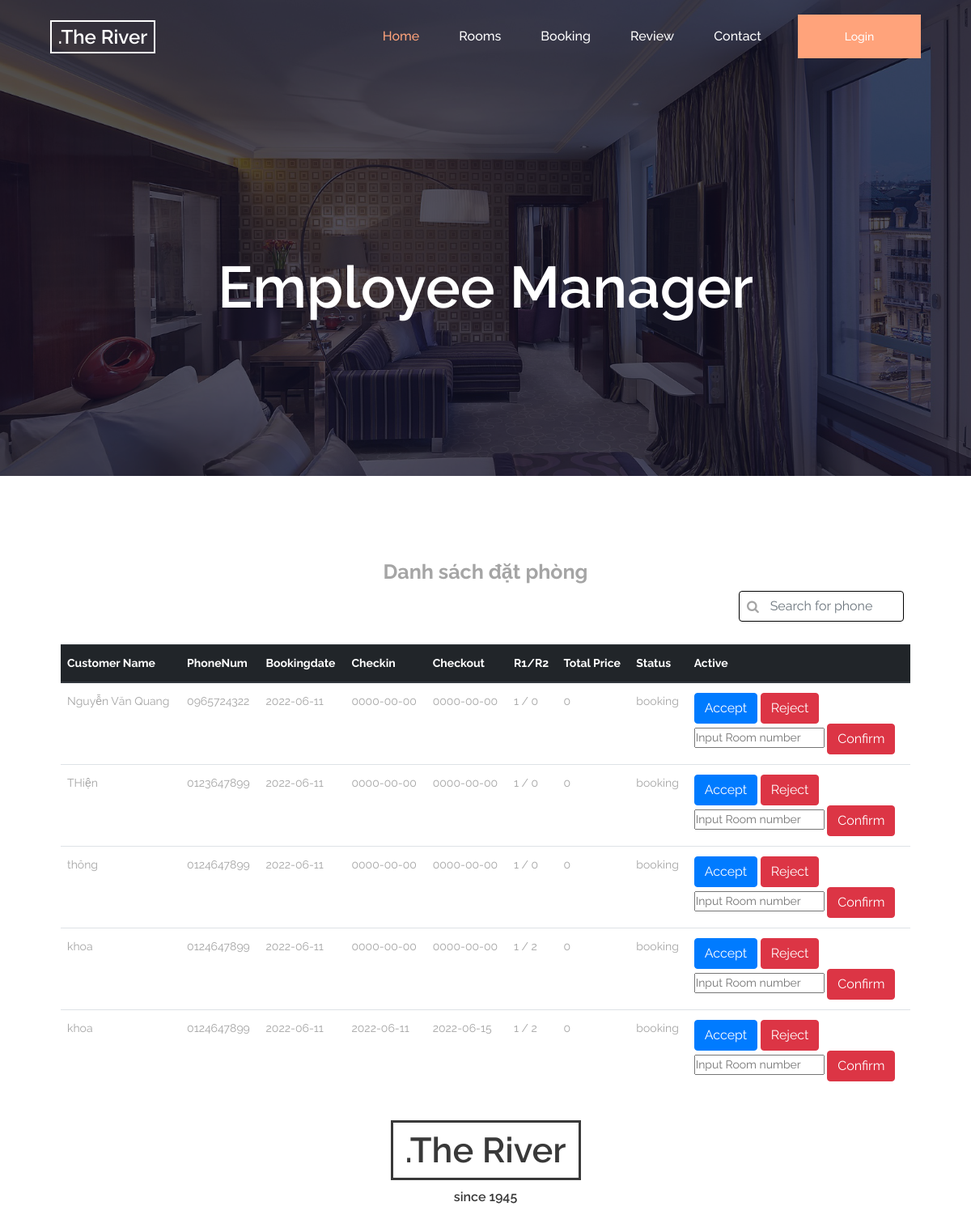
The app's page /Views/employee.php, older data.
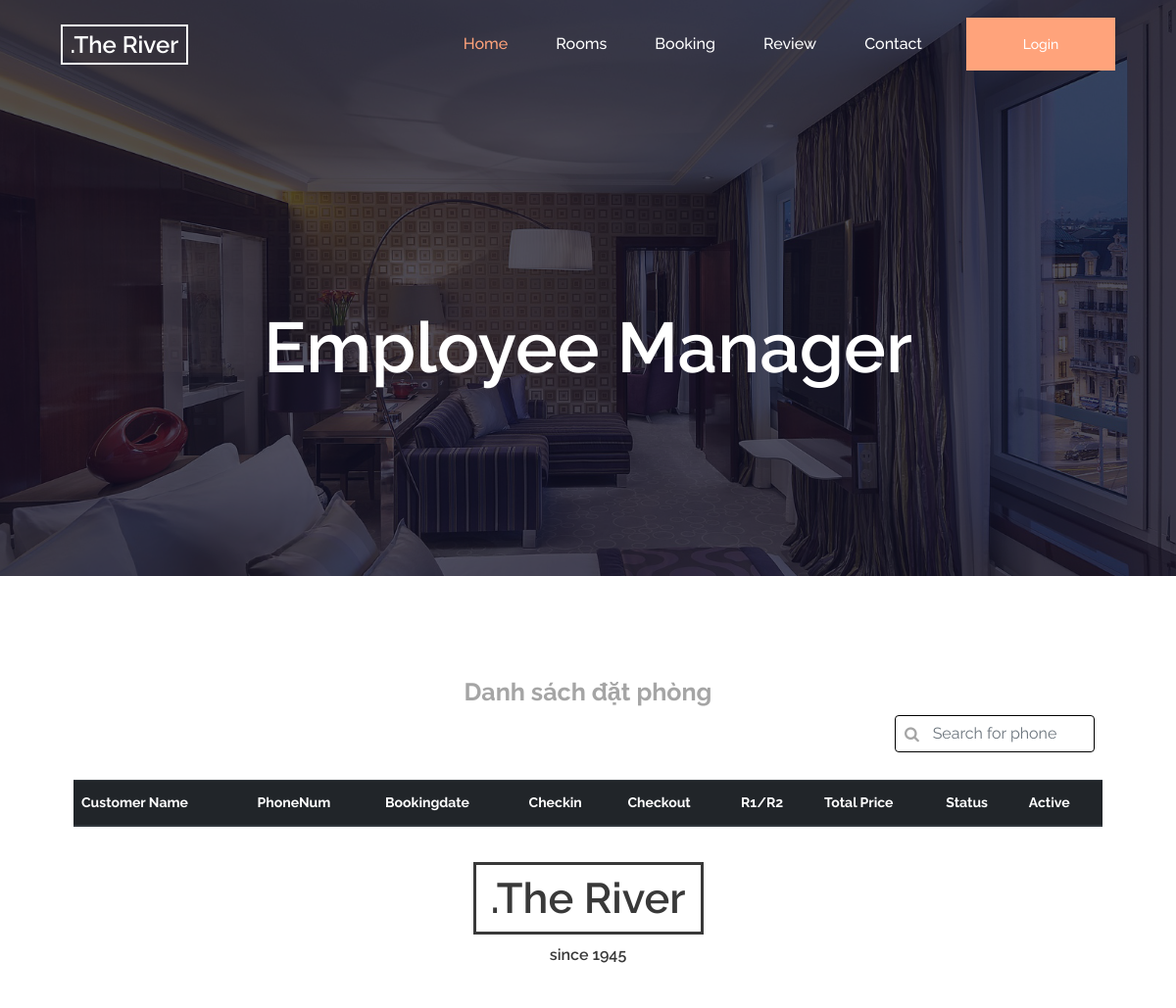
The same page, newer data.
### tables this page shows
CREATE TABLE `booking` (
  `booking_id` int(8) NOT NULL,
  `customer_name` varchar(50) NOT NULL,
  `customer_idCard` varchar(12) NOT NULL,
  `customer_phone` varchar(11) NOT NULL,
  `numRoom1` int(2) NOT NULL DEFAULT 0,
  `numRoom2` int(2) NOT NULL DEFAULT 0,
  `booking_date` date NOT NULL DEFAULT current_timestamp(),
  `checkin_date` date NOT NULL,
  `checkout_date` date NOT NULL,
  `total_price` varchar(12) NOT NULL,
  `status` varchar(50) NOT NULL DEFAULT 'booking'
);

### Controller/bookingController.php (called while the page is built, shortened)
<?php
    require '../Model/bookingModel.php';
    require_once '../Database/config.php';
    $objConfig = new config();
    $booking = new bookingModel($objConfig);
    $bookingList = $booking->getAllBooking();
    $bookingList = $bookingList->fetch_all(MYSQLI_ASSOC);
?>

### Database/config.php (called while the page is built)
<?php
class config{
    function __construct()
    {
        $this->db_host = 'localhost';
        $this->db_user = 'root';
        $this->db_pass = '';
        $this->db_name = 'hotel';
    }
}

### Model/hotelModel.php (called while the page is built, shortened)
<?php
    abstract class hotelModel{
        function __construct($configSetup)
        {
            $this->host = $configSetup->db_host;
            $this->user = $configSetup->db_user;
            $this->pass = $configSetup->db_pass;
            $this->db = $configSetup->db_name;
        }
        public function open_db(){
            $this->conn = new mysqli($this->host, $this->user, $this->pass, $this->db);
        }
    }
?>

### Model/bookingModel.php (called while the page is built, shortened)
<?php
    require 'hotelModel.php';
    class bookingModel extends hotelModel{
        public function getAllBooking(){
            $sql = "SELECT * FROM booking";
            $result = $this->conn->query($sql);
            return $result;
        }
    }
?>

### Views/employee.php (the view, shortened to what this page needs)
<?php
    require '../Controller/bookingController.php';
?>
<!DOCTYPE html>
<html lang="en">
<head>
    <link rel="stylesheet" href="https://maxcdn.bootstrapcdn.com/bootstrap/4.0.0/css/bootstrap.min.css">
    <link rel="stylesheet" href="https://cdnjs.cloudflare.com/ajax/libs/font-awesome/4.7.0/css/font-awesome.min.css">
    <link rel="stylesheet" href="https://cdnjs.cloudflare.com/ajax/libs/bootstrap-datetimepicker/4.17.47/css/bootstrap-datetimepicker.min.css">
    <link rel="stylesheet" href="https://cdnjs.cloudflare.com/ajax/libs/bootstrap-select/1.12.4/css/bootstrap-select.min.css">
    <link rel="stylesheet" href="https://cdnjs.cloudflare.com/ajax/libs/jqueryui/1.12.1/jquery-ui.min.css">
    <link rel="stylesheet" href="https://cdnjs.cloudflare.com/ajax/libs/fullcalendar/3.9.0/fullcalendar.min.css">
    <link rel="stylesheet" type="text/css" href="./styles/bootstrap-4.1.2/bootstrap.min.css">
    <link href="./plugins/font-awesome-4.7.0/css/font-awesome.min.css" rel="stylesheet" type="text/css">
    <link rel="stylesheet" type="text/css" href="./plugins/OwlCarousel2-2.3.4/owl.carousel.css">
    <link rel="stylesheet" type="text/css" href="./plugins/OwlCarousel2-2.3.4/owl.theme.default.css">
    <link rel="stylesheet" type="text/css" href="./plugins/OwlCarousel2-2.3.4/animate.css">
    <link href="./plugins/jquery-datepicker/jquery-ui.css" rel="stylesheet" type="text/css">
    <link href="./plugins/colorbox/colorbox.css" rel="stylesheet" type="text/css">
    <link rel="stylesheet" type="text/css" href="styles/booking.css">
    <link rel="stylesheet" type="text/css" href="styles/booking_responsive.css">
    <link rel ="stylesheet" href="Libs/CSS/employee.css">
</head>
<body>
<?php include 'header2.php'; ?>
    <div class="home">
		<div class="background_image" style="background-image:url(./images/booking.jpg)"></div>
		<div class="home_container">
			<div class="container">
				<div class="row">
					<div class="col">
						<div class="home_content text-center">
							<div class="home_title">Employee Manager</div>
						</div>
					</div>
				</div>
			</div>
		</div>
	</div>
    <div class="container employee-con" style="margin-top: 100px;">
        <div id="bookingList" >
            <div class="title text-center mb-1">Danh sách đặt phòng</div>
            <div class="form-inline">
                <i class="fa fa-search icon"> </i>
                <input type="text" class="form-control mb-2 mr-sm-2" name="search-phone" id="search-phone" onkeyup="show_search_result()" placeholder="Search for phone">
            </div>
            <table class="table table-hover" id="main-table">
            <thead class="thead-dark">
            <tr>
                <th>Customer Name</th>
                <th>PhoneNum</th>
                <th>Bookingdate</th>
                <th>Checkin</th>
                <th>Checkout</th>
                <th>R1/R2</th>
                <th>Total Price</th>
                <th>Status</th>
                <th>Active</th>
            </tr>
            </thead>
            <tbody>
            <?php foreach ($bookingList as $booking) { ?>
                <tr>
                    <td><?php echo $booking['customer_name']; ?></td>
                    <td><?php echo $booking['customer_phone']; ?></td>
                    <td><?php echo $booking['booking_date']; ?></td>
                    <td><?php echo $booking['checkin_date']; ?></td>
                    <td><?php echo $booking['checkout_date']; ?></td>
                    <td><?php echo $booking['numRoom1'] . ' / ' . $booking['numRoom2']; ?></td>
                    <td><?php echo $booking['total_price']; ?></td>
                    <td><?php echo $booking['status']; ?></td>
                    <td>
                        <form action="#" method="POST">
                            <button name="accept" type="submit" class="btn btn-primary accept" data-id="<?php echo $booking['booking_id']; ?>">Accept</button>
                            <button name="demis"  type="submit" class="btn btn-danger demis" data-id="<?php echo $booking['booking_id']; ?>">Reject </button>
                            <br>
                            <input type="text" name="roomNum" placeholder="Input Room number">
                            <button name="addConfirm"  type="submit" class="btn btn-danger addConfirm" data-id="<?php echo $booking['booking_id']; ?>">Confirm</button>
                        </form>
                    </td>
                </tr>
            <?php } ?>
            </tbody>
            </table>
        </div>
<?php include 'footer2.php'; ?>
</body>
</html>

### Views/header2.php (shortened to what this page needs)
<header class="header">
	<div class="header_content d-flex flex-row align-items-center justify-content-start">
		<div class="logo"><a href="#">.The River</a></div>
		<div class="ml-auto d-flex flex-row align-items-center justify-content-start">
			<nav class="main_nav">
				<ul class="d-flex flex-row align-items-start justify-content-start">
					<li class="active"><a href="index.php">Home</a></li>
					<li><a href="room.php">Rooms</a></li>
					<li><a href="booking.php">Booking</a></li>
					<li><a href="index.php#review">Review</a></li>
					<li><a href="#contact">Contact</a></li>
				</ul>
			</nav>
			<?php if (isset($_SESSION['userName'])) { ?>
				<div class="dropdown">
					<button class="book_button dropdown-toggle" type="button" id="dropdownMenuButton" data-toggle="dropdown" aria-haspopup="true" aria-expanded="false">
						<?php echo $_SESSION['userName'] ;?>
					</button>
					<div class="dropdown-menu" aria-labelledby="dropdownMenuButton">
						<?php if ($_SESSION['role'] == 'admin') echo
						'<a class="dropdown-item" id="admin-manager" href="../Views/admin.php">Admin Manager</a>'
						?>
						<?php if ($_SESSION['role'] == 'employee') echo
						'<a class="dropdown-item" id="booking" onclick="booking()" href="../Views/employee.php#bookingList">Booking List</a>
						<a class="dropdown-item" id="confirm" onclick="confirm()" href="../Views/employee.php#confirmBooking">Confirm Booking</a>'
						?>
						<?php if ($_SESSION['role'] == 'customer') echo
						'<a class="dropdown-item" id="my-booking" href="../Views/booking.php">My Booking</a>'
						?>
					</div>
				</div>
				<form action="" method="POST" >
						<button name="logoutBtn" class="book_button" type="submit">Log Out</button>
				</form>
			<?php } else { ?>
				<div class="book_button"><a href="login.php">Login</a></div>
			<?php } ?>
		</div>
	</div>
</header>

### Views/footer2.php
<footer class="footer" style="padding-top: 20px;">
	<div class="footer_content">
		<div class="container">
			<div class="row">
				<div class="col">
					<div class="footer_logo_container text-center">
						<div class="footer_logo">
							<a href="#"></a>
							<div>.The River</div>
							<div>since 1945</div>
							<br>
						</div>
					</div>
				</div>
			</div>
		</div>
	</div>
</footer>

### Views/styles/booking.css (style rules this page uses)
* { margin: 0; padding: 0; -webkit-font-smoothing: antialiased; -webkit-text-shadow: rgba(0,0,0,.01) 0 0 1px; text-shadow: rgba(0,0,0,.01) 0 0 1px; }
body { font-family: 'Raleway', sans-serif; font-size: 14px; font-weight: 400; background: #FFFFFF; color: #a5a5a5; }
div { display: block; position: relative; -webkit-box-sizing: border-box; -moz-box-sizing: border-box; box-sizing: border-box; }
ul { list-style: none; margin-bottom: 0px; }
a { -webkit-transition: all 200ms ease; -moz-transition: all 200ms ease; -ms-transition: all 200ms ease; -o-transition: all 200ms ease; transition: all 200ms ease; }
a, a:hover, a:visited, a:active, a:link { text-decoration: none; -webkit-font-smoothing: antialiased; -webkit-text-shadow: rgba(0,0,0,.01) 0 0 1px; text-shadow: rgba(0,0,0,.01) 0 0 1px; }
.form-control { color: #db5246; }
.background_image { position: absolute; top: 0; left: 0; width: 100%; height: 100%; background-repeat: no-repeat; background-size: cover; background-position: center center; }
.header { position: fixed; top: 0; left: 0; width: 100%; background: transparent; z-index: 100; }
.header::before { position: absolute; top: 0; left: 0; width: 100%; height: 0%; background: rgba(0,0,0,0.7); content: ''; -webkit-transition: all 400ms ease; -moz-transition: all 400ms ease; -ms-transition: all 400ms ease; -o-transition: all 400ms ease; transition: all 400ms ease; }
.header_content { width: 100%; height: 128px; padding-left: 62px; padding-right: 62px; -webkit-transition: all 400ms ease; -moz-transition: all 400ms ease; -ms-transition: all 400ms ease; -o-transition: all 400ms ease; transition: all 400ms ease; }
.logo { width: 130px; height: 41px; border: solid 2px #ffffff; text-align: center; }
.logo a { display: block; font-size: 24px; font-weight: 600; color: #ffffff; line-height: 37px; }
.main_nav ul li:not(:last-of-type) { margin-right: 49px; }
.main_nav ul li a { font-size: 16px; font-weight: 500; color: #ffffff; }
.main_nav ul li a:hover, .main_nav ul li.active a { color: #ffa37b; }
.book_button { width: 152px; height: 54px; background: #ffa37b; margin-left: 45px; text-align: center; -webkit-transition: all 200ms ease; -moz-transition: all 200ms ease; -ms-transition: all 200ms ease; -o-transition: all 200ms ease; transition: all 200ms ease; }
.book_button a { display: block; width: 100%; height: 100%; line-height: 54px; font-size: 14px; font-weight: 500; color: #ffffff; }
.home { width: 100%; height: 588px; background: #0f0e24; }
.home .background_image { opacity: 0.28; }
.home_container { position: absolute; top: 60.3%; -webkit-transform: translateY(-50%); -moz-transform: translateY(-50%); -ms-transform: translateY(-50%); -o-transform: translateY(-50%); transform: translateY(-50%); left: 0; width: 100%; }
.home_title { font-size: 72px; font-weight: 600; color: #ffffff; line-height: 1.2; }
.footer { background: #ffffff; padding-top: 81px; }
.footer_content { padding-bottom: 52px; }
.footer_logo { display: inline-block; text-align: center; margin-left: auto; margin-right: auto; }
.footer_logo > div:first-of-type { width: 235px; height: 74px; border: solid 3px #393939; font-size: 43.32px; font-weight: 600; color: #393939; line-height: 68px; }
.footer_logo > div:last-of-type { font-size: 16px; font-weight: 600; color: #393939; line-height: 0.75; margin-top: 15px; }
.footer_logo a { display: block; position: absolute; top: 0; left: 0; width: 100%; height: 100%; z-index: 1; }

### Views/Libs/CSS/employee.css (style rules this page uses)
.header_content { height: 90px; }
.employee-con { min-height: 480px; }
@media (min-width: 1200px) { .container { max-width: 90%; } }
.table td, .table th { padding: 0.75rem 0.5rem; }
.title { font-size: 25px; font-weight: bold; }
.footer_content { padding-bottom: 0; }
.form-inline { float: right; margin-bottom: 20px; }
.form-inline i { position: absolute; }
.form-inline input { text-align: center; border: 1px solid #000000; }
.icon { font-size: 1rem; bottom: 19px; left: 10px; }
table tr td { padding: 0; border-collapse: collapse; }

Row changes from the older to the newer data that the page shows:
removed booking: customer_name "Nguyễn Văn Quang", customer_phone "0965724322", booking_date "2022-06-11", checkin_date "0000-00-00", checkout_date "0000-00-00", numRoom1 "1", numRoom2 "0", total_price "0", status "booking"
removed booking: customer_name "THiện", customer_phone "0123647899", booking_date "2022-06-11", checkin_date "0000-00-00", checkout_date "0000-00-00", numRoom1 "1", numRoom2 "0", total_price "0", status "booking"
removed booking: customer_name "thông", customer_phone "0124647899", booking_date "2022-06-11", checkin_date "0000-00-00", checkout_date "0000-00-00", numRoom1 "1", numRoom2 "0", total_price "0", status "booking"
removed booking: customer_name "khoa", customer_phone "0124647899", booking_date "2022-06-11", checkin_date "0000-00-00", checkout_date "0000-00-00", numRoom1 "1", numRoom2 "2", total_price "0", status "booking"
removed booking: customer_name "khoa", customer_phone "0124647899", booking_date "2022-06-11", checkin_date "2022-06-11", checkout_date "2022-06-15", numRoom1 "1", numRoom2 "2", total_price "0", status "booking"
